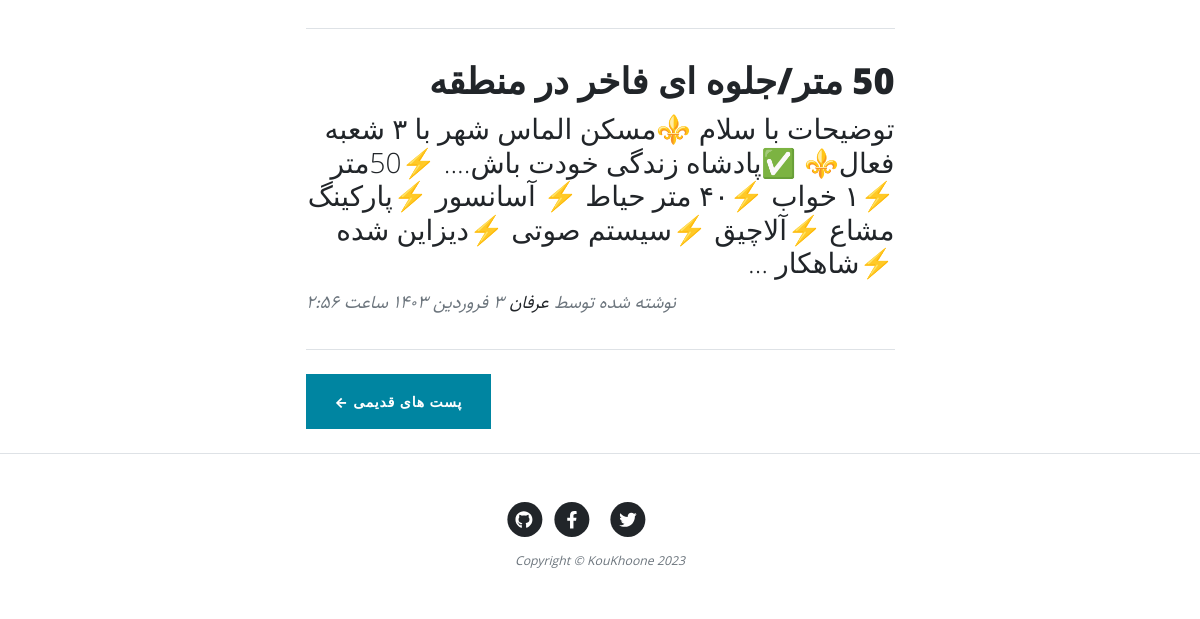
The app's page /category/rent (lower part), older data.
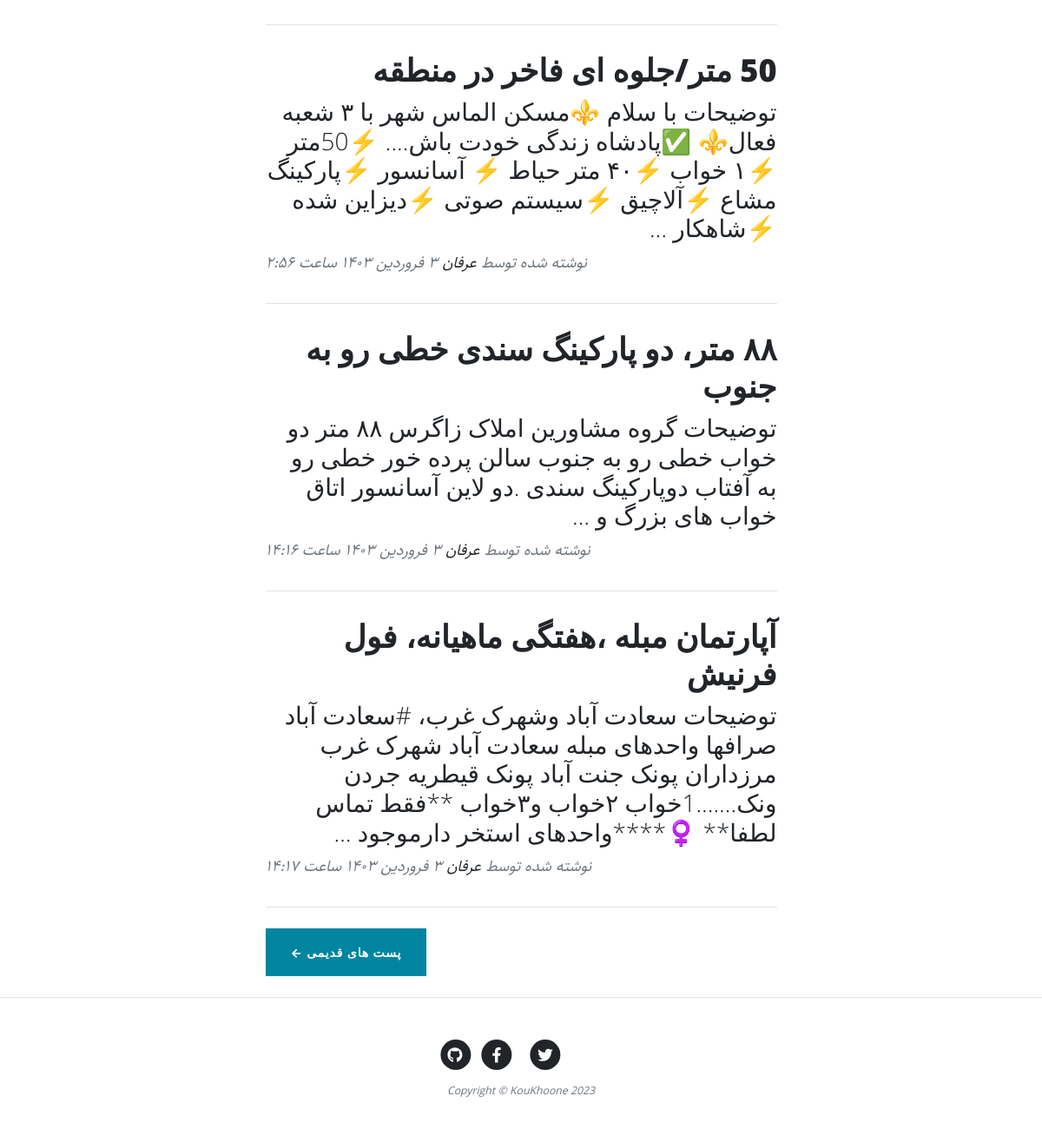
The same page, newer data.
### blog/models.py (models this page shows, shortened)
class Article(models.Model):
    STATUS_CHOICES = (
    ('d', 'پیش نویس'),
    ('p', 'منتشر شده'),
    )
    title = models.CharField(max_length= 200, verbose_name = "عنوان مقاله")
    slug = models.SlugField (max_length = 100, unique=True, verbose_name = "آدرس مقاله")
    category = models.ManyToManyField(category, verbose_name = "دسته‌بندی", related_name = "articles")
    description = models.TextField (verbose_name = "محتوا")
    thumbnail = models.ImageField (upload_to="images", verbose_name = " تصویر")
    publish = models.DateTimeField (default = timezone.now, verbose_name = "زمان انتشار")
    created = models.DateTimeField (auto_now_add = True, verbose_name = "زمان ساخت")
    updated = models.DateTimeField (auto_now = True)
    status = models.CharField (max_length = 1, choices = STATUS_CHOICES, verbose_name = "وضعیت")
    class Meta(object):
        verbose_name = "مقاله"
        verbose_name_plural = "مقاله ها"
    def jpublish(self):
        return jalali_convertor(self.publish)
    jpublish.short_description = "زمان انتشار"
    def category_published(self):
        return self.category.filter(status = True)
    objects = ArticleManager()

### blog/views.py (the view)
def category(request, slug):
    context = {
        "category" : get_object_or_404 (categ, slug=slug, status = True),
    }
    return render (request, "blog/category.html", context)

### blog/templatetags/base_tags.py (called while the page is built)
@register.simple_tag
def name():
    return "Erfan Mahmoudi"

@register.inclusion_tag("blog/partials/category_navbar.html")
def category_navbar():
    return {
            "category" : category.objects.filter(status=True)
    }

### extentions/jalali.py (called while the page is built)
    def persian_tuple(self):
        return self.persian_year, self.persian_month, self.persian_day

### extentions/utils.py (called while the page is built)
def persian_numbers_convertor(mystr):
    numbers = {
    "0" : "۰",
    "1" : "۱",
    "2" : "۲",
    "3" : "۳",
    "4" : "۴",
    "5" : "۵",
    "6" : "۶",
    "7" : "۷",
    "8" : "۸",
    "9" : "۹",
    }
    for e,p in numbers.items():
        mystr = mystr.replace(e, p)
    return mystr

### blog/templates/blog/category.html (shortened to what this page needs)
{%extends 'blog/base.html'%}
{% load static %}
{% block main %}
<div class="container px-4 px-lg-5">
    <div class="row gx-4 gx-lg-5 justify-content-center">
        <div class="col-md-10 col-lg-8 col-xl-7">
            {% for article in category.articles.all %}
            <div class="post-preview">
                <a href="{% url 'blog:detail' article.slug %}">
                    <h2 class="post-title">{{article.title}}</h2>
                    <h3 class="post-subtitle">{{article.description|truncatewords:30}}</h3>
                </a>
                <p class="post-meta">
                    نوشته شده توسط
                    <a href="#!">عرفان</a>
                    {{article.jpublish}}
                </p>
            </div>
            <hr class="my-4" />
            {% endfor %}
            <div class="pager_button d-flex justify-content-end mb-4"><a class="btn btn-primary text-uppercase" href="#!">پست های قدیمی &larr;</a></div>
        </div>
    </div>
</div>
{% endblock %}

Row changes from the older to the newer data that the page shows:
added Article: title "۸۸ متر، دو پارکینگ سندی خطی رو به جنوب", description "توضیحات گروه مشاورین املاک زاگرس ۸۸ متر دو خواب خطی رو به جنوب سالن پرده خور خطی رو به آفتاب دوپارکینگ سندی .دو لاین آسانسور اتاق خواب های بزرگ و …", jpublish "۳ فروردین ۱۴۰۳ ساعت ۱۴:۱۶"
added Article: title "آپارتمان مبله ،هفتگی ماهیانه، فول فرنیش", description "توضیحات سعادت آباد وشهرک غرب، #سعادت آباد صرافها واحدهای مبله سعادت آباد شهرک غرب مرزداران پونک جنت آباد پونک قیطریه جردن ونک.......1خواب ۲خواب و۳خواب **فقط تماس لطفا** ‍♀️****واحدهای استخر دارموجود …", jpublish "۳ فروردین ۱۴۰۳ ساعت ۱۴:۱۷"
